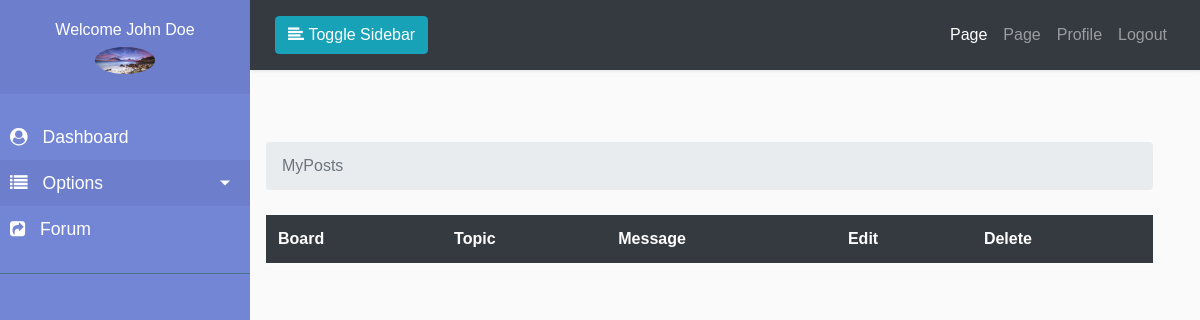
The page /forum/boards/my-posts (signed in) on the database as committed earlier.
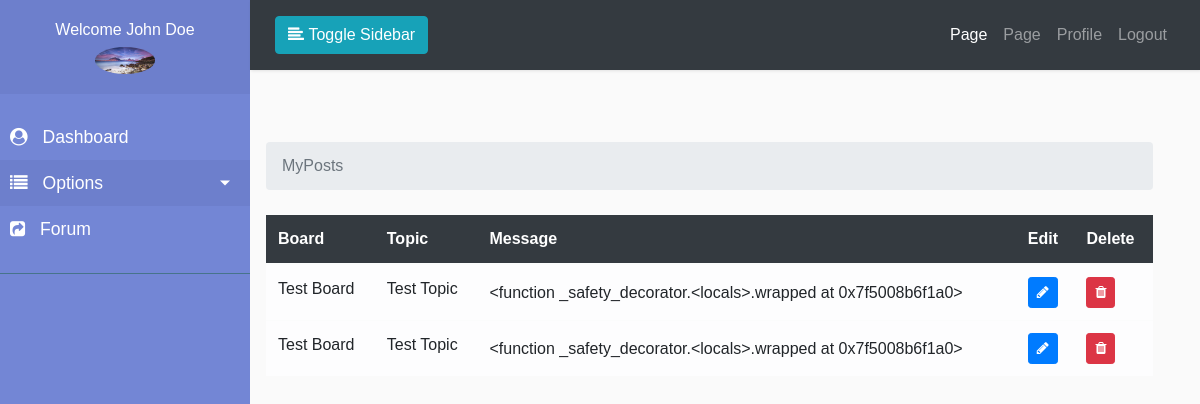
The same page on the database as committed later.
### boards/models.py (models this page shows, shortened)
class Post(models.Model):
    message = models.TextField(max_length=4000)
    topic = models.ForeignKey(
        Topic, related_name='posts', on_delete=models.CASCADE)
    created_at = models.DateTimeField(auto_now_add=True)
    updated_at = models.DateTimeField(null=True)
    created_by = models.ForeignKey(
        User, related_name='posts', on_delete=models.CASCADE)
    updated_by = models.ForeignKey(
        User, null=True, related_name='+', on_delete=models.CASCADE)
    def get_message_as_markdown(self):
        return mark_safe(formatter(self.message, filter_name='markdown'))

class Topic(models.Model):
    subject = models.CharField(max_length=255)
    last_updated = models.DateTimeField(auto_now_add=True)
    board = models.ForeignKey(
        Board, related_name='topics', on_delete=models.CASCADE)
    starter = models.ForeignKey(
        User, related_name='topics', on_delete=models.CASCADE)
    views = models.PositiveIntegerField(default=0)

class Board(models.Model):
    name = models.CharField(max_length=50, unique=True)
    description = models.CharField(max_length=100)
    def __str__(self):
        return self.name

### boards/views.py (the view)
# urls.py: path('boards/my-posts', views.MyPost.as_view(), name='my_posts'),
class MyPost(LoginRequiredMixin, View):
    def get(self, request, *args, **kwargs):
        my_posts = Post.objects.filter(topic__starter=request.user)
        context = {
            'title': 'MyPosts',
            'my_posts': my_posts
        }
        return render(request, 'boards/my_posts.html', context)

### pages/context_processor.py (called while the page is built)
def slider(request):
    all_slider = SliderImage.objects.all()
    return {'all_slider': all_slider}

### templates/boards/my_posts.html (shortened to what this page needs)
{% extends "dash_base.html" %}
{% load humanize %}
{% block sidebar %}
{% if user.user_profile.user_type == '0'  %}
{% include 'partials/teacher/_sidebar.html' %}
{% elif user.user_profile.user_type == '1' %}
{% include 'partials/student/_sidebar.html' %}
{% endif %}
{% endblock sidebar %}
    {% block breadcrumb %}
      <li class="breadcrumb-item active">{{title}}</li>
    {% endblock breadcrumb %}
        {% block maincontent %}
            <div class="row">
              <div class="col-md-12">
                <table class="table table-light">
            <thead class="table-dark">
                <tr>
                    <th>Board</th>
                    <th>Topic</th>
                    <th>Message</th>
                    <th>Edit</th>
                    <th>Delete</th>
                </tr>
            </thead>
            <tbody>
                {% for post in my_posts %}
                <tr>
                    <td>
                        {{post.topic.board}}
                    </td>
                    <td>
                     {{ post.topic.subject }}
                   </td>
                   <td class="align-middle">
                     {{ post.get_message_as_markdown }}
                   </td>
                   <td>
                      <a href="{% url 'boards:edit_post' post.topic.board.pk post.topic.pk post.pk %}" class="btn btn-primary btn-sm">
                        <i class="fa fa-pencil"></i>
                      </a>
                   </td>
                   <td>
                      <a href="{% url 'boards:delete_post' post.pk %}" class="btn btn-danger btn-sm">
                        <i class="fa fa-trash"></i>
                      </a>
                   </td>
                </tr>
              {% endfor %}
            </tbody>
        </table>
              </div>
            </div>
        {% endblock maincontent %}

Rows that differ between the two databases and show on the page:
added Post: topic.board "Test Board", topic.subject "Test Topic", get_message_as_markdown "<function _safety_decorator.<locals>.wrapped at 0x7f5008b6f1a0>"
added Post: topic.board "Test Board", topic.subject "Test Topic", get_message_as_markdown "<function _safety_decorator.<locals>.wrapped at 0x7f5008b6f1a0>"
